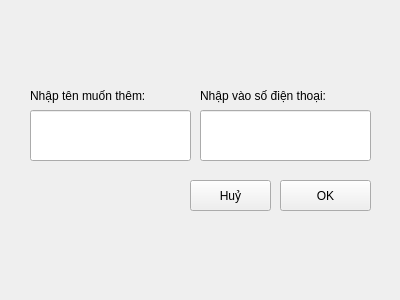
<?xml version="1.0" encoding="UTF-8"?>
<ui version="4.0">
 <class>Form</class>
 <widget class="QWidget" name="Form">
  <property name="geometry">
   <rect>
    <x>0</x>
    <y>0</y>
    <width>400</width>
    <height>300</height>
   </rect>
  </property>
  <property name="windowTitle">
   <string>Form</string>
  </property>
  <widget class="QLineEdit" name="lineEdit">
   <property name="geometry">
    <rect>
     <x>30</x>
     <y>110</y>
     <width>161</width>
     <height>51</height>
    </rect>
   </property>
  </widget>
  <widget class="QLineEdit" name="lineEdit_2">
   <property name="geometry">
    <rect>
     <x>200</x>
     <y>110</y>
     <width>171</width>
     <height>51</height>
    </rect>
   </property>
  </widget>
  <widget class="QLabel" name="label">
   <property name="geometry">
    <rect>
     <x>30</x>
     <y>80</y>
     <width>161</width>
     <height>31</height>
    </rect>
   </property>
   <property name="text">
    <string>Nhập tên muốn thêm: </string>
   </property>
  </widget>
  <widget class="QPushButton" name="pushButton">
   <property name="geometry">
    <rect>
     <x>280</x>
     <y>180</y>
     <width>91</width>
     <height>31</height>
    </rect>
   </property>
   <property name="text">
    <string>OK</string>
   </property>
  </widget>
  <widget class="QPushButton" name="pushButton_2">
   <property name="geometry">
    <rect>
     <x>190</x>
     <y>180</y>
     <width>81</width>
     <height>31</height>
    </rect>
   </property>
   <property name="text">
    <string>Huỷ</string>
   </property>
  </widget>
  <widget class="QLabel" name="label_2">
   <property name="geometry">
    <rect>
     <x>200</x>
     <y>80</y>
     <width>171</width>
     <height>31</height>
    </rect>
   </property>
   <property name="text">
    <string>Nhập vào số điện thoại: </string>
   </property>
  </widget>
 </widget>
 <resources/>
 <connections/>
</ui>
